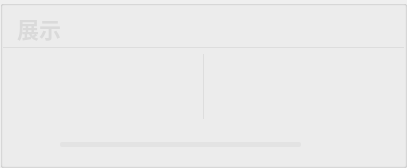
          <widget class="QGroupBox" name="groupBox_201">
           <property name="styleSheet">
            <string notr="true">#groupBox_201{
background-color: rgba(95, 95, 95, 200);
border: 0px solid #42adff;
border-left: 1px solid rgba(200, 200, 200,100);
border-right: 0px solid rgba(29, 83, 185, 255);
border-radius:0px;}</string>
           </property>
           <property name="title">
            <string/>
           </property>
           <layout class="QVBoxLayout" name="verticalLayout_4" stretch="0,1,0">
            <property name="leftMargin">
             <number>0</number>
            </property>
            <property name="topMargin">
             <number>0</number>
            </property>
            <property name="rightMargin">
             <number>0</number>
            </property>
            <property name="bottomMargin">
             <number>0</number>
            </property>
            <item>
             <widget class="QGroupBox" name="groupBox_3">
              <property name="minimumSize">
               <size>
                <width>0</width>
                <height>42</height>
               </size>
              </property>
              <property name="maximumSize">
               <size>
                <width>16777215</width>
                <height>42</height>
               </size>
              </property>
              <property name="styleSheet">
               <string notr="true">#groupBox_3{
border: 0px solid #42adff;
border-bottom: 1px solid rgba(200, 200, 200,100);
border-radius:0px;}</string>
              </property>
              <property name="title">
               <string/>
              </property>
              <layout class="QHBoxLayout" name="horizontalLayout_6">
               <property name="leftMargin">
                <number>11</number>
               </property>
               <property name="topMargin">
                <number>0</number>
               </property>
               <property name="rightMargin">
                <number>11</number>
               </property>
               <property name="bottomMargin">
                <number>0</number>
               </property>
               <item>
                <widget class="QLabel" name="label_6">
                 <property name="minimumSize">
                  <size>
                   <width>0</width>
                   <height>0</height>
                  </size>
                 </property>
                 <property name="maximumSize">
                  <size>
                   <width>16777215</width>
                   <height>40</height>
                  </size>
                 </property>
                 <property name="styleSheet">
                  <string notr="true">QLabel
{
	font-size: 22px;
	font-family: &quot;Microsoft YaHei&quot;;
	font-weight: bold;
 		border-radius:9px;
		background:rgba(66, 195, 255, 0);
color: rgb(218, 218, 218);
}
</string>
                 </property>
                 <property name="text">
                  <string>展示</string>
                 </property>
                </widget>
               </item>
               <item>
                <spacer name="horizontalSpacer_14">
                 <property name="orientation">
                  <enum>Qt::Horizontal</enum>
                 </property>
                 <property name="sizeHint" stdset="0">
                  <size>
                   <width>40</width>
                   <height>20</height>
                  </size>
                 </property>
                </spacer>
               </item>
               <item>
                <widget class="QLabel" name="fps_label">
                 <property name="minimumSize">
                  <size>
                   <width>100</width>
                   <height>40</height>
                  </size>
                 </property>
                 <property name="maximumSize">
                  <size>
                   <width>100</width>
                   <height>40</height>
                  </size>
                 </property>
                 <property name="styleSheet">
                  <string notr="true">QLabel
{
	font-size: 20px;
	font-family: &quot;Microsoft YaHei&quot;;
	font-weight: bold;
 		border-radius:9px;
		background:rgba(66, 195, 255, 0);
color: rgb(218, 218, 218);
}
</string>
                 </property>
                 <property name="text">
                  <string/>
                 </property>
                 <property name="alignment">
                  <set>Qt::AlignCenter</set>
                 </property>
                </widget>
               </item>
              </layout>
             </widget>
            </item>
            <item>
             <widget class="QSplitter" name="splitter">
              <property name="enabled">
               <bool>true</bool>
              </property>
              <property name="styleSheet">
               <string notr="true">#splitter::handle{background: 1px solid  rgba(200, 200, 200,100);}</string>
              </property>
              <property name="frameShape">
               <enum>QFrame::NoFrame</enum>
              </property>
              <property name="lineWidth">
               <number>10</number>
              </property>
              <property name="orientation">
               <enum>Qt::Horizontal</enum>
              </property>
              <property name="handleWidth">
               <number>1</number>
              </property>
              <widget class="Label_click_Mouse" name="raw_video">
               <property name="enabled">
                <bool>true</bool>
               </property>
               <property name="sizePolicy">
                <sizepolicy hsizetype="Ignored" vsizetype="Ignored">
                 <horstretch>0</horstretch>
                 <verstretch>0</verstretch>
                </sizepolicy>
               </property>
               <property name="minimumSize">
                <size>
                 <width>200</width>
                 <height>0</height>
                </size>
               </property>
               <property name="font">
                <font>
                 <family>微软雅黑</family>
                 <pointsize>36</pointsize>
                </font>
               </property>
               <property name="cursor">
                <cursorShape>ArrowCursor</cursorShape>
               </property>
               <property name="styleSheet">
                <string notr="true">color: rgb(218, 218, 218);
</string>
               </property>
               <property name="text">
                <string/>
               </property>
               <property name="scaledContents">
                <bool>false</bool>
               </property>
               <property name="alignment">
                <set>Qt::AlignCenter</set>
               </property>
              </widget>
              <widget class="Label_click_Mouse" name="out_video">
               <property name="enabled">
                <bool>true</bool>
               </property>
               <property name="sizePolicy">
                <sizepolicy hsizetype="Ignored" vsizetype="Ignored">
                 <horstretch>0</horstretch>
                 <verstretch>0</verstretch>
                </sizepolicy>
               </property>
               <property name="minimumSize">
                <size>
                 <width>200</width>
                 <height>0</height>
                </size>
               </property>
               <property name="font">
                <font>
                 <family>微软雅黑</family>
                 <pointsize>36</pointsize>
                </font>
               </property>
               <property name="cursor">
                <cursorShape>ArrowCursor</cursorShape>
               </property>
               <property name="styleSheet">
                <string notr="true">color: rgb(218, 218, 218);
</string>
               </property>
               <property name="text">
                <string/>
               </property>
               <property name="scaledContents">
                <bool>false</bool>
               </property>
               <property name="alignment">
                <set>Qt::AlignCenter</set>
               </property>
              </widget>
             </widget>
            </item>
            <item>
             <layout class="QHBoxLayout" name="horizontalLayout_12">
              <property name="leftMargin">
               <number>11</number>
              </property>
              <property name="rightMargin">
               <number>11</number>
              </property>
              <item>
               <widget class="QPushButton" name="runButton">
                <property name="minimumSize">
                 <size>
                  <width>40</width>
                  <height>40</height>
                 </size>
                </property>
                <property name="styleSheet">
                 <string notr="true">QPushButton {
border-style: solid;
border-width: 0px;
border-radius: 0px;
background-color: rgba(223, 223, 223, 0);
}
QPushButton::focus{outline: none;}
QPushButton::hover {
border-style: solid;
border-width: 0px;
border-radius: 0px;
background-color: rgba(223, 223, 223, 150);}</string>
                </property>
                <property name="text">
                 <string/>
                </property>
                <property name="icon">
                 <iconset resource="../apprcc.qrc">
                  <normaloff>:/img/icon/运行.png</normaloff>
                  <normalon>:/img/icon/暂停.png</normalon>
                  <disabledoff>:/img/icon/运行.png</disabledoff>
                  <disabledon>:/img/icon/暂停.png</disabledon>
                  <activeoff>:/img/icon/运行.png</activeoff>
                  <activeon>:/img/icon/暂停.png</activeon>
                  <selectedoff>:/img/icon/运行.png</selectedoff>
                  <selectedon>:/img/icon/暂停.png</selectedon>:/img/icon/运行.png</iconset>
                </property>
                <property name="iconSize">
                 <size>
                  <width>30</width>
                  <height>30</height>
                 </size>
                </property>
                <property name="checkable">
                 <bool>true</bool>
                </property>
               </widget>
              </item>
              <item>
               <widget class="QProgressBar" name="progressBar">
                <property name="maximumSize">
                 <size>
                  <width>16777215</width>
                  <height>5</height>
                 </size>
                </property>
                <property name="styleSheet">
                 <string notr="true">QProgressBar{ color: rgb(255, 255, 255); font:12pt; border-radius:2px; text-align:center; border:none; background-color: rgba(215, 215, 215,100);} 
QProgressBar:chunk{ border-radius:0px; background: rgba(55, 55, 55, 200);}</string>
                </property>
                <property name="maximum">
                 <number>1000</number>
                </property>
                <property name="value">
                 <number>0</number>
                </property>
                <property name="textVisible">
                 <bool>false</bool>
                </property>
               </widget>
              </item>
              <item>
               <widget class="QPushButton" name="stopButton">
                <property name="minimumSize">
                 <size>
                  <width>40</width>
                  <height>40</height>
                 </size>
                </property>
                <property name="styleSheet">
                 <string notr="true">QPushButton {
border-style: solid;
border-width: 0px;
border-radius: 0px;
background-color: rgba(223, 223, 223, 0);
}
QPushButton::focus{outline: none;}
QPushButton::hover {
border-style: solid;
border-width: 0px;
border-radius: 0px;
background-color: rgba(223, 223, 223, 150);}</string>
                </property>
                <property name="text">
                 <string/>
                </property>
                <property name="icon">
                 <iconset resource="../apprcc.qrc">
                  <normaloff>:/img/icon/终止.png</normaloff>:/img/icon/终止.png</iconset>
                </property>
                <property name="iconSize">
                 <size>
                  <width>30</width>
                  <height>30</height>
                 </size>
                </property>
                <property name="checkable">
                 <bool>true</bool>
                </property>
               </widget>
              </item>
              <item>
               <widget class="QPushButton" name="selectButton">
                <property name="minimumSize">
                 <size>
                  <width>40</width>
                  <height>40</height>
                 </size>
                </property>
                <property name="styleSheet">
                 <string notr="true">QPushButton {
border-style: solid;
border-width: 0px;
border-radius: 0px;
background-color: rgba(223, 223, 223, 0);
}
QPushButton::focus{outline: none;}
QPushButton::hover {
border-style: solid;
border-width: 0px;
border-radius: 0px;
background-color: rgba(223, 223, 223, 150);}</string>
                </property>
                <property name="text">
                 <string/>
                </property>
                <property name="icon">
                 <iconset resource="../apprcc.qrc">
                  <normaloff>:/img/icon/列表.png</normaloff>:/img/icon/列表.png</iconset>
                </property>
                <property name="iconSize">
                 <size>
                  <width>30</width>
                  <height>30</height>
                 </size>
                </property>
                <property name="checkable">
                 <bool>true</bool>
                </property>
               </widget>
              </item>
             </layout>
            </item>
           </layout>
          </widget>
